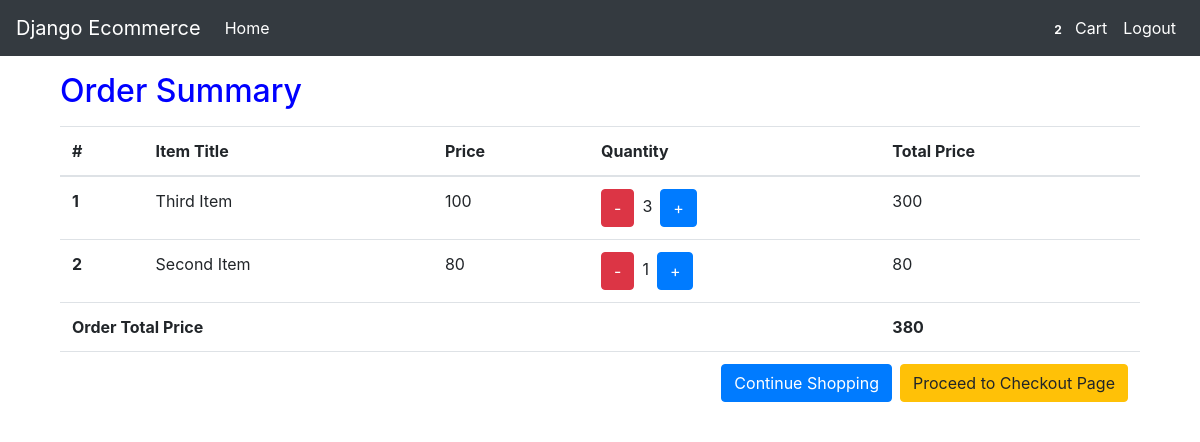
The page /order_summary/ (signed in) on the database its author committed.
### store/models.py (models this page shows, shortened)
class Order(models.Model):
    user = models.ForeignKey(User, on_delete=models.CASCADE)
    items = models.ManyToManyField(OrderItem)
    ordered = models.BooleanField(default=False)
    ordered_date = models.DateTimeField()
    address = models.ForeignKey(Address, on_delete=models.CASCADE, null=True)
    def final_order_price(self):
        total = 0
        for orderitem in self.items.all():
            total += (orderitem.quantity) * (orderitem.item.price)
        return total

class OrderItem(models.Model):
    user = models.ForeignKey(User, on_delete=models.CASCADE)
    ordered = models.BooleanField(default=False)
    item = models.ForeignKey(Item, on_delete=models.CASCADE)
    quantity = models.IntegerField(default=1)
    def get_total_price(self):
        return (self.quantity) * (self.item.price)

class Item(models.Model):
    title = models.CharField(max_length=100)
    price = models.PositiveIntegerField()
    details = models.CharField(max_length=500)

### store/views.py (the view)
# urls.py: path('order_summary/', Order_Summary.as_view(), name='order-summary'),
class Order_Summary(LoginRequiredMixin, View):
    def get(self, *args, **kwargs):
        order_qs = Order.objects.filter(user=self.request.user, ordered=False)
        if order_qs.exists():
            order = order_qs[0]
            return render(self.request, 'store/ordersummary.html', {'order': order or None})
        return render(self.request, 'store/ordersummary.html', )

### store/templatetags/cart_template_tags.py (called while the page is built)
@register.filter
def cart_item_count(user):
    if user.is_authenticated:
        order_qs = Order.objects.filter(user=user, ordered=False)
        if order_qs.exists():
            return order_qs[0].items.count()
    return 0

### store/templates/store/ordersummary.html (shortened to what this page needs)
{%extends 'store/base.html'%}
{%block content%}
<div class="container">
    <table class="table">
        <h2 class="my-3" style="color:blue;">Order Summary</h2>
        {%if order%}
        <thead>
        <tr>
            <th scope="col">#</th>
            <th scope="col">Item Title</th>
            <th scope="col">Price</th>
            <th scope="col">Quantity</th>
            <th scope="col">Total Price</th>
        </tr>
        </thead>
        <tbody>
        {%for orderitem in order.items.all %}
        <tr>
            <th scope="row">{{forloop.counter}}</th>
            <td>{{orderitem.item.title}}</td>
            <td>{{orderitem.item.price}}</td>
            <td><a href="{%url 'remove-single-item' orderitem.item.pk%}" class="mr-2 btn btn-danger">
                <strog>-</strog>
            </a>{{orderitem.quantity}}<a href="{%url 'add-single-to-cart' orderitem.item.pk%}"
                                         class="ml-2 btn btn-primary">
                <strog>+</strog>
            </a></td>
            <td>{{orderitem.get_total_price}}</td>
        </tr>
        {%endfor%}
        {%if order.final_order_price%}
        <tr>
            <td colspan="4"><b>Order Total Price</b></td>
            <td><b>{{order.final_order_price}}</b></td>
        </tr>
        <tr>
            <td colspan="5">
                <a href="{%url 'checkout' %}" class="btn btn-warning float-right ml-2">Proceed to Checkout Page</a>
                <a href="{%url 'home'%}" class="btn btn-primary float-right">Continue Shopping</a>
            </td>
        </tr>
        {%endif%}
        </tbody>
        {%else%}
        <p>You Don't have any order available.Right Now.</p>
        <a href="{%url 'home'%}" class="btn btn-primary float-left">Continue Shopping</a>
        {%endif%}
    </table>
</div>
{%endblock%}

### store/templates/store/navbar.html (shortened to what this page needs)
{% load cart_template_tags %}
<nav class="navbar navbar-expand-lg navbar-dark bg-dark">
    <a class="navbar-brand" href="{%url 'home'%}">Django Ecommerce</a>
    <div class="collapse navbar-collapse" id="navbarTogglerDemo02">
        <ul class="navbar-nav mr-auto mt-2 mt-lg-0">
            <li class="nav-item active">
                <a class="nav-link" href="{%url 'home'%}">Home <span class="sr-only">(current)</span></a>
            </li>
        </ul>
        <form class="form-inline my-2 my-lg-0">
            <ul class="navbar-nav nav-flex-icons">
                {%if request.user.is_authenticated%}
                {%if not request.user.ordered%}
                <li class="nav-item active">
                    <a href="{%url 'order-summary'%}" class="nav-link waves-effect">
                        <span class="badge red z-depth-1 mr-1"> {{request.user|cart_item_count}} </span>
                        <span class="clearfix d-none d-sm-inline-block"> Cart </span>
                    </a>
                </li>
                {%endif%}
                <li class="nav-item active">
                    <a class="nav-link waves-effect" href="{% url 'logout' %}">Logout</a>
                </li>
                {%endif%}
            </ul>
        </form>
    </div>
</nav>

### rows shown on the page
OrderItem: item "Third Item", item.price "100", quantity "3", get_total_price "300"
OrderItem: item "Second Item", item.price "80", quantity "1", get_total_price "80"
Order: final_order_price "380"

### other values the page prints
{{ request.user|cart_item_count }} "2"
